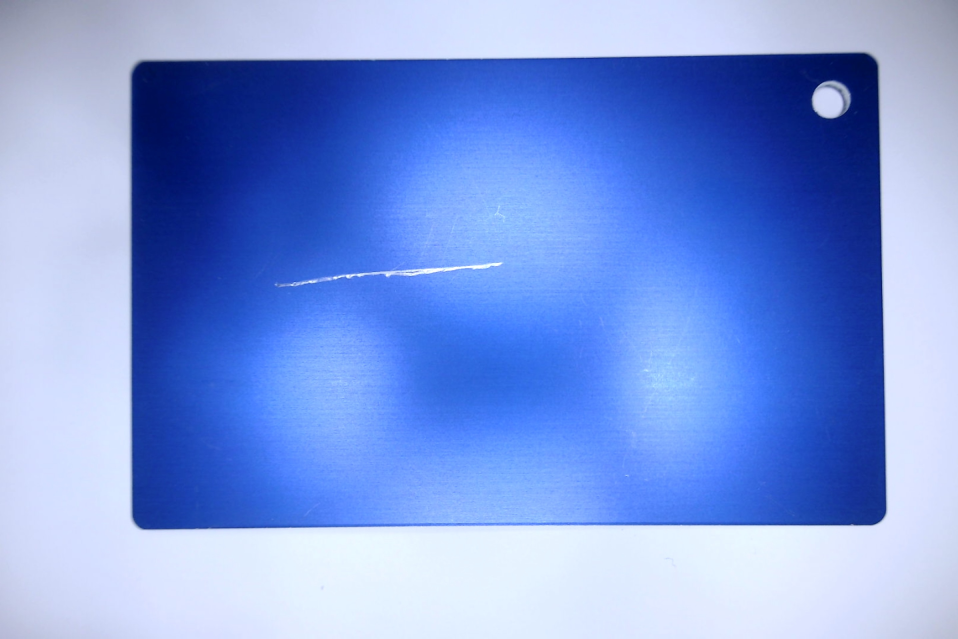
#> input picture sample-dataset/metalplate_nok.jpg, 2874 x 1916 px (shown at 1/3 size)
$ jupyter execute --allow-errors Nova_Pro_Visual_Inspection.ipynb   (shell and % lines are left out)
#> lines starting #> are read from the running program, lines starting #| are printed output that depends on the picture
# Zero-Training Visual Defect Detection Using Amazon Nova Pro

In manufacturing, visual quality inspection is critical for ensuring product reliability<br/>
and compliance. However, traditional approaches—whether manual review or custom-trained<br/>
computer vision models—are costly, slow to adapt, and difficult to scale across diverse<br/>
product lines.

This Jupyter notebook introduces a zero-training, no-dataset-required visual inspection<br/>
system using **Amazon Nova Pro**, a multimodal foundation model accessed via **Amazon Bedrock**.<br/>
Using only a **Jupyter notebook**, you can detect manufacturing defects in product images with structured<br/>
natural language prompts—no computer vision expertise or labeled data required.<br/>
By the end of this notebook, you'll be able to:

* Upload and analyze product images in a Jupyter notebook
* Detect visual defects using Amazon Nova Pro
* Automatically return bounding boxes, failure reasons, and QC status
* Visualize defect overlays on product images

For more background consult the Readme in the same repository.

## Pipeline Architecture in this Notebook

This inspection pipeline operates entirely within a local Jupyter notebook and AWS Generative AI infrastructure:

1. Image Capture: Use widgets in the notebook to upload a product image (and optionally a reference image).
2. Image Preprocessing: Images are resized, converted to Base64, and prepared for inference.
3. Generative AI Inference: Amazon Bedrock invokes Nova Pro to analyze the image and return structured defect data.
4. Visualization: Bounding boxes and defect reasons are drawn using matplotlib.

User → Jupyter Notebook → Amazon Bedrock (Nova Pro) → JSON Defect Output → Matplotlib Overlay

## Step-by-Step Implementation

The Jupyter notebook requires only an environment with internet access and AWS credentials to access Bedrock.<br/>
So you can run this locally on your laptop or on an **Amazon Sagemaker AI** notebook.

Install and import the required libraries. We need boto3 to invoke *Amazon Nova Pro* via  Amazon Bedrock, pillow <br/>
is Python Image Library and matplotlib to draw the detected areas on the images.

[cell 1]
import boto3
import json
import base64
import io
from PIL import Image
import matplotlib.pyplot as plt
import ipywidgets as widgets
from IPython.display import display
from textwrap import dedent

Define the model (currently we only tested **Amazon Nova** in the *light* and *pro* variant) and the endpoint.<br/>
Ensure beforehand that you have access to the model in the specified AWS region.

#> (a cell that did not finish here is left out)

Confirm if the model is enabled in this account.

[cell 3]
try:
    response = bedrock_runtime.invoke_model(
        modelId=MODEL_ID,
        body=json.dumps({
            "messages": [{ "role": "user", "content": [ {"text": "Hello"} ] } ] }),
        contentType='application/json',
        accept='application/json'
    )
    print(f"✅ Model '{MODEL_ID}' is activated and available.")

except Exception as e:
    if "AccessDeniedException" in str(e) or "is not enabled" in str(e):
        print(f"❌ Model '{MODEL_ID}' is not activated.")
        print("🔗 Activate it here: https://console.aws.amazon.com/bedrock/home?modelaccess#/modelaccess")
    else:
        print(f"❌ Error: {e}")

For the first test we will reference two images. The `ref` image is the reference image and the `qc` image is the image to test of the model is detecting anomalies on that image.

[cell 4]
# ==== Replace these with your file paths ====
qc_image_path = "./sample-dataset/metalplate_nok.jpg"
ref_image_path = "./sample-dataset/metalplate_reference.jpg"

Define helper functions to be able to access images, encode them as well as resize and upload the files.

[cell 5]
from PIL import Image
import io
import base64
import ipywidgets as widgets
from IPython.display import display, clear_output

def get_png_base64_from_file(filepath, max_size=(1024, 1024)):
#> called with filepath = './sample-dataset/metalplate_nok.jpg', max_size = (1024, 1024)
    img = Image.open(filepath)
#> img is the input picture: PIL image 2874x1916 RGB; mean R, G, B 124.2, 152.9, 223.7
    img.thumbnail(max_size, Image.Resampling.LANCZOS)
#> img: PIL image 1024x683 RGB

    with io.BytesIO() as output:
        img.save(output, format="PNG")
        png_bytes = output.getvalue()
        base64_str = base64.b64encode(png_bytes).decode("utf-8")

    return base64_str, png_bytes, img

# Load and display QC image
def load_qc_image():
    global base64_image, image_data, img
    b64, raw, preview = get_png_base64_from_file(qc_image_path)
    base64_image, image_data, img = b64, raw, preview
    with qc_display:
        clear_output(wait=True)
        w, h = img.size
#> w = 1024; h = 683
        img_rez = img.resize((w // 3, h // 3))
        display(img_rez)

# Load and display Reference image
def load_ref_image():
    global base64_reference_image, reference_image_data, ref_img
    b64, raw, preview = get_png_base64_from_file(ref_image_path)
#> call 2 of get_png_base64_from_file, with max_size = (1024, 1024)
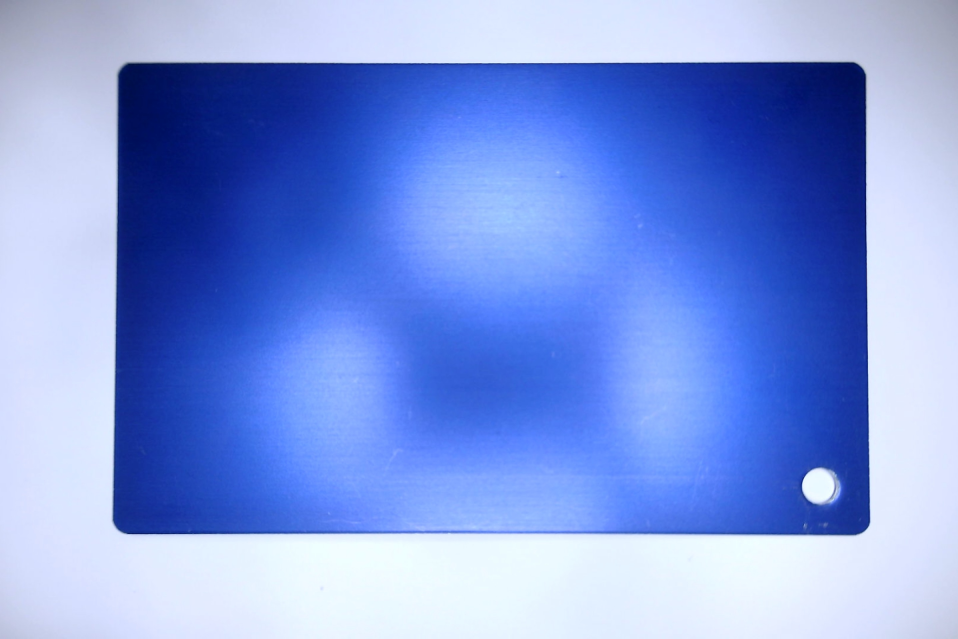
#> input picture sample-dataset/metalplate_reference.jpg, 2874 x 1916 px (shown at 1/3 size)
#> in get_png_base64_from_file, img is the input picture: PIL image 2874x1916 RGB; mean R, G, B 127.4, 152.9, 224.7
    base64_reference_image, reference_image_data, ref_img = b64, raw, preview
    with ref_display:
        clear_output(wait=True)
        w, h = ref_img.size
#> w = 1024; h = 683
        ref_img_rez = ref_img.resize((w // 3, h // 3))
        display(ref_img_rez)

qc_display = widgets.Output()
ref_display = widgets.Output()
display(widgets.VBox([
    widgets.Label("🧾 Reference Image:"), ref_display,
    widgets.Label("📸 QC Image:"), qc_display
]))

# Load both images
load_qc_image()
load_ref_image()

Define the system prompt. As you see it defines the special awareness so we can calculate bounding<br/>boxes to the images after the model has run.

You also see that we request a specific JSON structure to automatically process the output of the model.

Then, there's a function for
* Building the request out of the prompt and the images
* Sending the request to Bedrock
* Parsing and cleaning the response (cleaning in case there is markdown included so we can automatically process the response)

[cell 6]
# System prompt
default_system_prompt = dedent("""\
    Compare the current image with the reference image
    and highlight any visual differences. Mark as NOK if differences exist; otherwise, mark as OK.
    Be very strict with the differences, give me all the differences. Check for any missing or visual differences.
    Scratches and dents are also important. Search for any aestethical problem, any barcode missing, if the objects have some
    missing labels, or anything aestethically different, blurry text or logos. Any material differences, scratches on surface,
    color difference between reference and QC objects
""")

# Prompt that requests a structured JSON
instruction = dedent("""\
    Provide me the JSON with the written description in 'text' and the list of objects in 'objects'.
    This list must include: name, color, qc, reason, bounding_box of the defect (x_min, y_min, x_max, y_max).
    Clean JSON only — no markdown, no extra characters.
    If you describe a defect, include its bounding box.
    Do not group bounding boxes or include any from the reference image. Be strict on the JSON based on the example,
    keep the same names for the objects because I am parsing those later. Make bounding boxes for all defects.
    Example JSON:
    {
        "text": "The object is a blue and green sponge. The green part has white spots...",
        "objects": [
            {
                "name": "defect_1",
                "color": "green",
                "qc": "NOK",
                "reason": "white spots",
                "bounding_box": {
                    "x_min": 195, "y_min": 475, "x_max": 285, "y_max": 595
                }
            },
            {
                "name": "defect_2",
                "color": "blue",
                "qc": "NOK",
                "reason": "white spot and small hole",
                "bounding_box": {
                    "x_min": 690, "y_min": 420, "x_max": 760, "y_max": 500
                }
            }
        ]
    }
""")

def build_qc_request(image_data, instruction, default_system_prompt, reference_image_data=None):
    system_list = [{"text": default_system_prompt}]

    message_list = [
        {
            "role": "user",
            "content": [
                {"image": {"format": "png", "source": {"bytes": base64.b64encode(image_data).decode()}}},
                {"text": instruction}
            ]
        }
    ]

    if reference_image_data:
        message_list.append({
            "role": "user",
            "content": [
                {"text": "This is the reference image. Do not include bounding boxes for this image."},
                {"image": {"format": "png", "source": {"bytes": base64.b64encode(reference_image_data).decode()}}}
            ]
        })

    return {
        "schemaVersion": "messages-v1",
        "messages": message_list,
        "system": system_list,
        "inferenceConfig": {
            "max_new_tokens": 2500,
            "top_p": 0.1,
            "top_k": 20,
            "temperature": 0.1
        }
    }

# [23 lines left out: functions invoke_qc_model, parse_qc_response, not called in this run]

native_request = build_qc_request(image_data, instruction, default_system_prompt, reference_image_data)
#> native_request = 4 items
#> (the rest of this cell did not finish here and is left out)

Now that we have the response we need to draw the bounding boxes of the detected faults over the images.
Matplotlib helps to do this.

Afterwards we show the reference image, the resuling image with drawing bouning boxes if there were detected errors <br/>
and the result description given by the model.

[cell 7]
# [78 lines left out: functions draw_bounding_boxes, display_qc_report, not called in this run]

#> (the rest of this cell did not finish here and is left out)

## 2. Example

So lets use some different images. To process those and further images let's define a function that call the whole pipline.

[cell 8]
qc_image_path = "./sample-dataset/metalplate_nok2.jpg"
ref_image_path = "./sample-dataset/metalplate_reference.jpg"

def run_qc_full_pipeline(qc_image_path, ref_image_path):
    load_qc_image()
#> call 3 of get_png_base64_from_file, with filepath = './sample-dataset/metalplate_nok2.jpg', max_size = (1024, 1024)
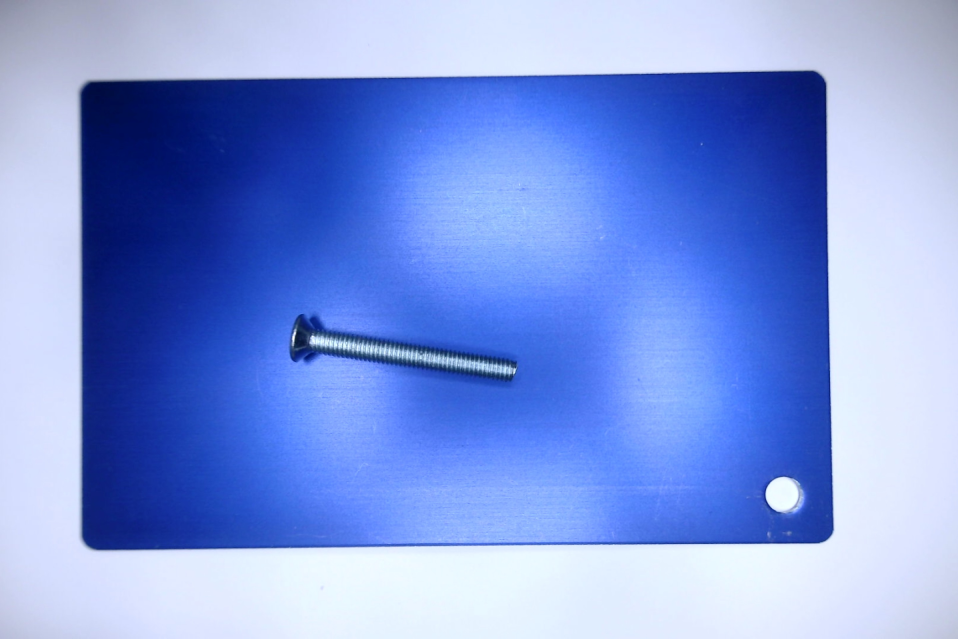
#> input picture sample-dataset/metalplate_nok2.jpg, 2874 x 1916 px (shown at 1/3 size)
#> in get_png_base64_from_file, img is the input picture: PIL image 2874x1916 RGB; mean R, G, B 127.1, 152.1, 223
#> in get_png_base64_from_file (call 3), `img.thumbnail(max_size, Image.Resampling.LANCZOS)`:
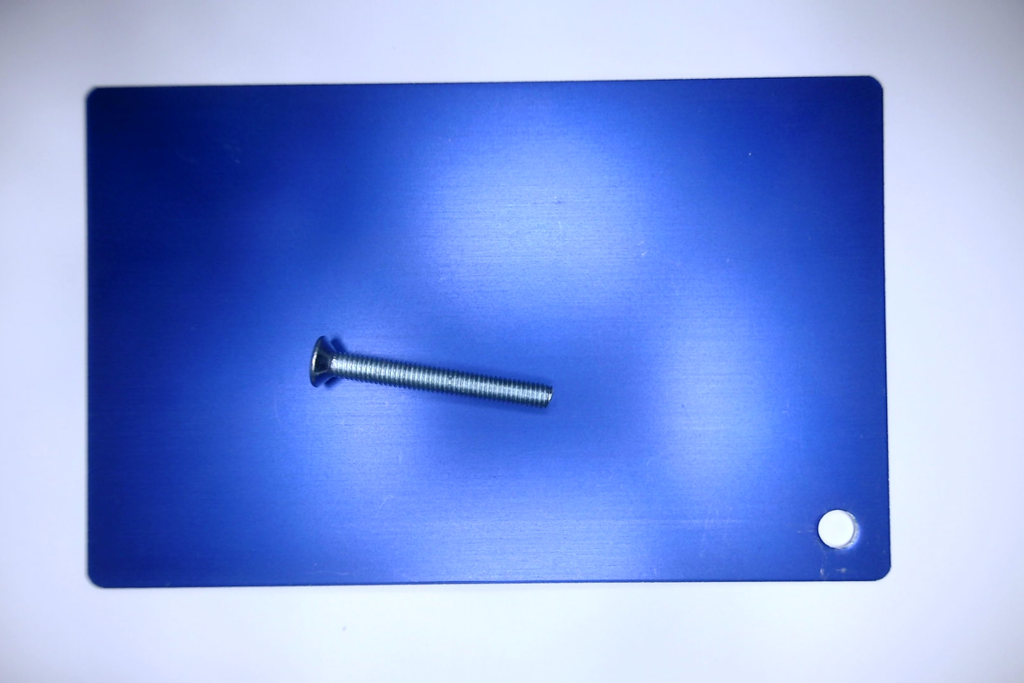
#> img: PIL image 1024x683 RGB; mean R, G, B 127.1, 152.1, 223
    load_ref_image()
    native_request = build_qc_request(image_data, instruction, default_system_prompt, reference_image_data)
#> native_request = 4 items
    model_response = invoke_qc_model(native_request, MODEL_ID)
    parsed_output = parse_qc_response(model_response)
    display_qc_report(parsed_output, base64_image, base64_reference_image)

#> (the rest of this cell did not finish here and is left out)

## 3. Example

[cell 9]
qc_image_path = "./sample-dataset/metalpiece_nok.jpg"
ref_image_path = "./sample-dataset/metalpiece_reference.jpg"
#> (the rest of this cell did not finish here and is left out)

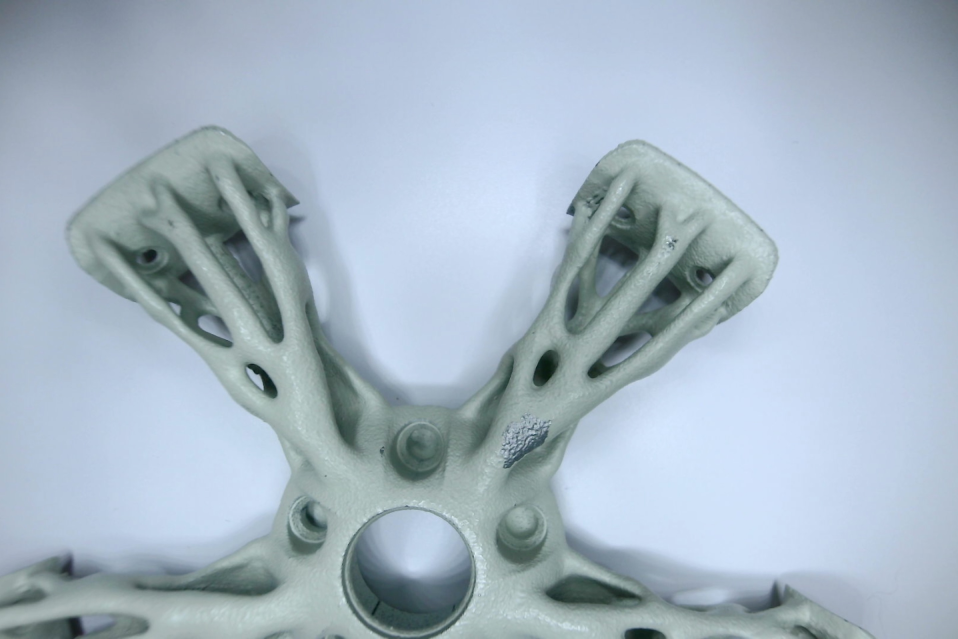
#> input picture sample-dataset/metalpiece_nok.jpg, 2874 x 1916 px (shown at 1/3 size)
#> in get_png_base64_from_file, img is the input picture: PIL image 2874x1916 RGB; mean R, G, B 165.6, 182.1, 195.9
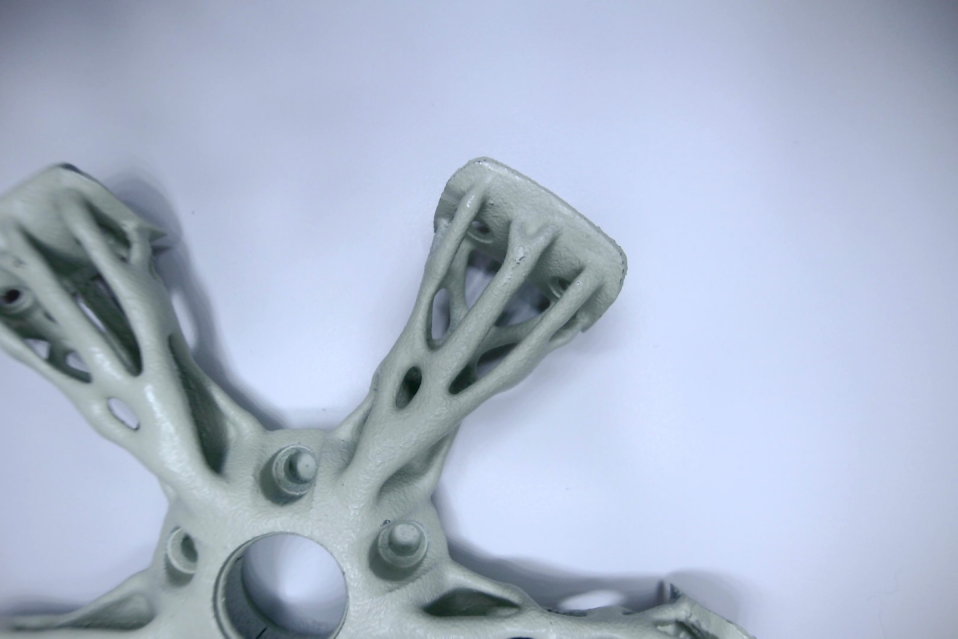
#> input picture sample-dataset/metalpiece_reference.jpg, 2874 x 1916 px (shown at 1/3 size)
#> in get_png_base64_from_file, img is the input picture: PIL image 2874x1916 RGB; mean R, G, B 170.8, 182.9, 203.5

## 4. Example

[cell 10]
qc_image_path = "./sample-dataset/plasticpart_nok.jpg"
ref_image_path = "./sample-dataset/plasticpart_reference.jpg"
#> (the rest of this cell did not finish here and is left out)

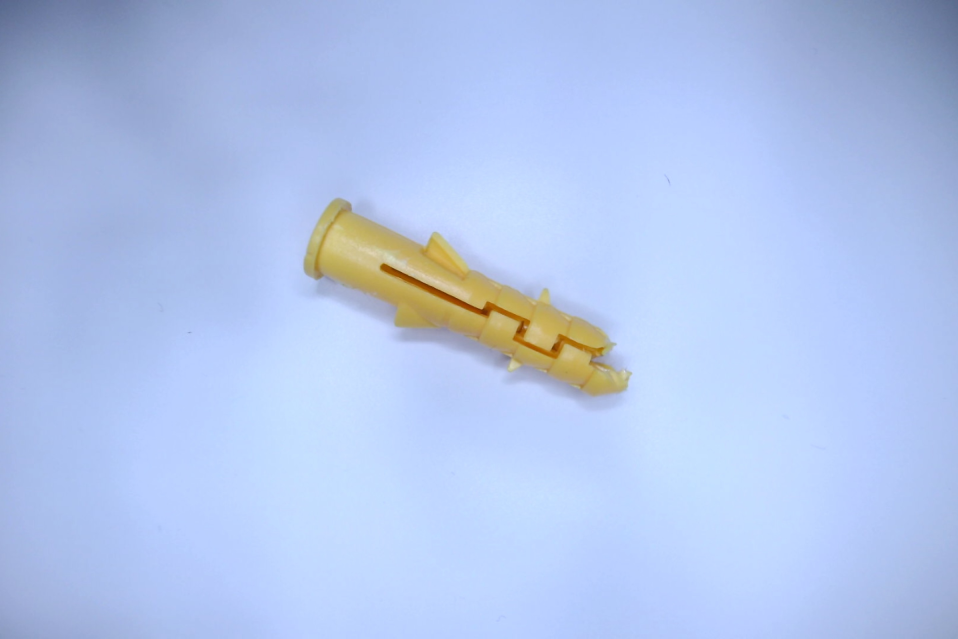
#> input picture sample-dataset/plasticpart_nok.jpg, 2874 x 1916 px (shown at 1/3 size)
#> in get_png_base64_from_file, img is the input picture: PIL image 2874x1916 RGB; mean R, G, B 177.8, 197.2, 236
#> in get_png_base64_from_file (call 7), `img.thumbnail(max_size, Image.Resampling.LANCZOS)`:
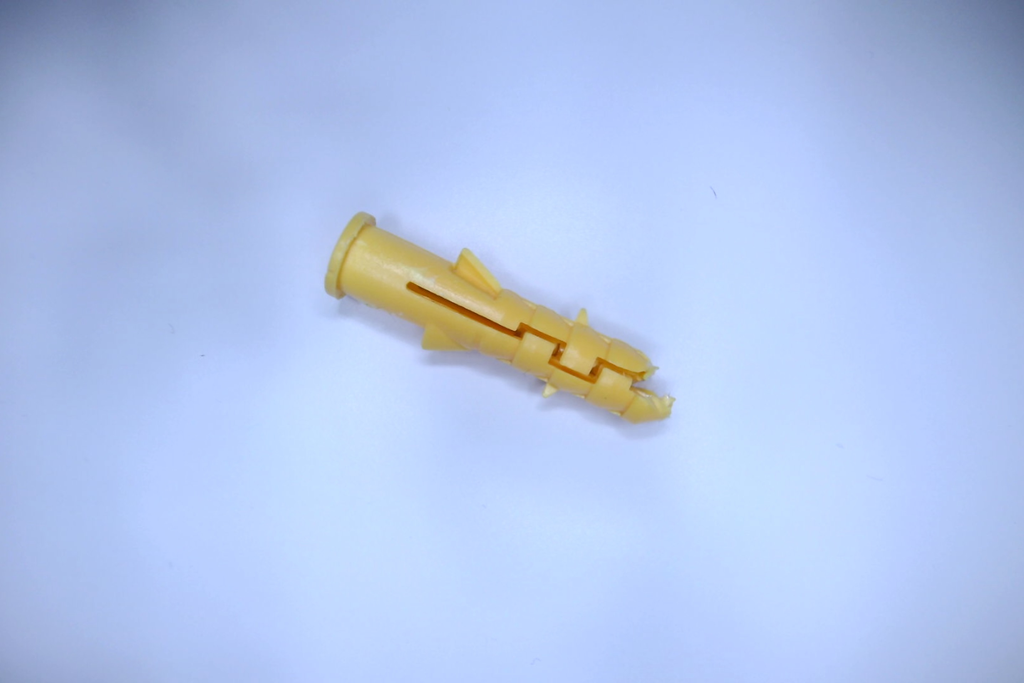
#> img: PIL image 1024x683 RGB; mean R, G, B 177.8, 197.2, 236

## 5. Example

[cell 11]
qc_image_path = "./sample-dataset/cubesponge2_nok.jpg"
#> qc_image_path = './sample-dataset/cubesponge2_nok.jpg'
ref_image_path = "./sample-dataset/cubesponge2_reference.jpg"
#> (the rest of this cell did not finish here and is left out)


## 6. Example

[cell 12]
qc_image_path = "./sample-dataset/cubesponge2_nok2.jpg"
#> qc_image_path = './sample-dataset/cubesponge2_nok2.jpg'
ref_image_path = "./sample-dataset/cubesponge2_reference.jpg"
#> (the rest of this cell did not finish here and is left out)

## 7. Example

[cell 13]
qc_image_path = "./sample-dataset/cubesponge_nok.jpg"
#> qc_image_path = './sample-dataset/cubesponge_nok.jpg'
ref_image_path = "./sample-dataset/cubesponge_reference.jpg"
#> (the rest of this cell did not finish here and is left out)
